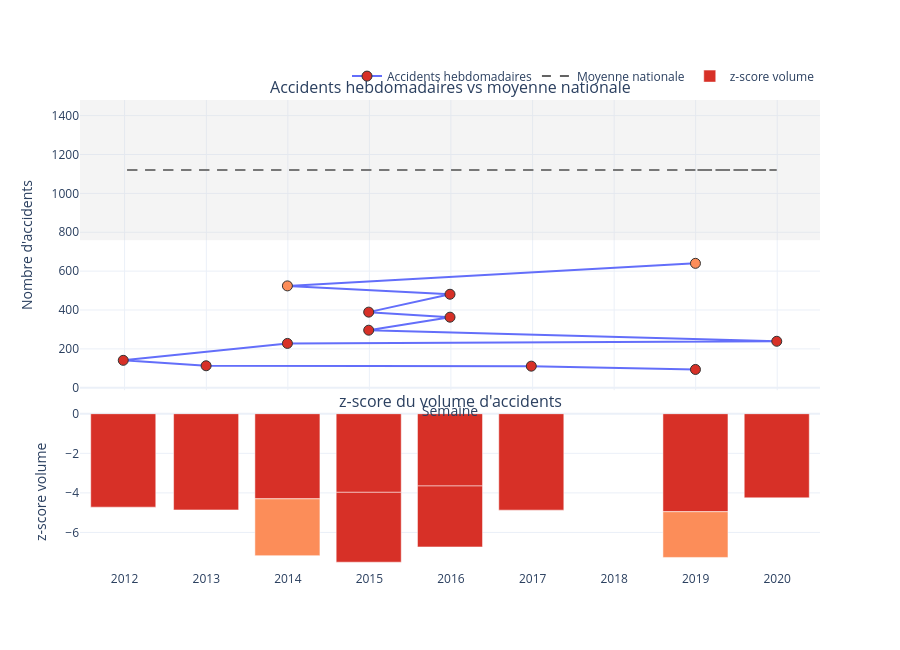

Write notebook code for a chart like this one.
### Code cell
df = df_6_1

numeric_cols = [
    "nb_accidents", "moyenne_nationale", "ecart_absolu",
    "z_score_volume", "z_score_gravite", "nb_tues", "gravite_moyenne"
]
df[numeric_cols] = df[numeric_cols].astype(float)

df["couleur"] = df["type_anomalie"].map({
    "ANOMALIE EXTRÊME (>3σ)": "#d73027",
    "ANOMALIE FORTE (>2σ)": "#fc8d59",
    "ANOMALIE MODÉRÉE (>1.5σ)": "#fee08b",
    "NORMAL": "#91bfdb",
})

fig = make_subplots(
    rows=2, cols=1, shared_xaxes=True,
    row_heights=[0.65, 0.35], vertical_spacing=0.05,
    subplot_titles=("Accidents hebdomadaires vs moyenne nationale", "z-score du volume d'accidents")
)

fig.add_trace(go.Scatter(
    x=df["date_debut_semaine"], y=df["nb_accidents"],
    mode="markers+lines", marker=dict(color=df["couleur"], size=10, line=dict(width=1, color="#333")),
    name="Accidents hebdomadaires"
), row=1, col=1)

fig.add_trace(go.Scatter(
    x=df["date_debut_semaine"], y=df["moyenne_nationale"],
    mode="lines", line=dict(color="#636363", dash="dash"),
    name="Moyenne nationale"
), row=1, col=1)

fig.add_hrect(
    y0=df["moyenne_nationale"].iloc[0] - 2*df["ecart_absolu"].std(),
    y1=df["moyenne_nationale"].iloc[0] + 2*df["ecart_absolu"].std(),
    fillcolor="rgba(200,200,200,0.2)", line_width=0, row=1, col=1
)

fig.add_trace(go.Bar(
    x=df["date_debut_semaine"], y=df["z_score_volume"],
    marker_color=df["couleur"], name="z-score volume"
), row=2, col=1)

fig.update_layout(
    height=650, template="plotly_white",
    xaxis=dict(title="Semaine"),
    yaxis=dict(title="Nombre d'accidents"),
    yaxis2=dict(title="z-score volume"),
    legend=dict(orientation="h", yanchor="bottom", y=1.02, xanchor="right", x=1)
)
fig.show()

### Figure 1 — Plotly figure (JSON) as saved in the notebook; plotly's stock layout.template omitted (floating-point values rounded to 4 significant figures)
{"data": [{"marker": {"color": ["#d73027", "#d73027", "#d73027", "#d73027", "#d73027", "#d73027", "#d73027", "#d73027", "#d73027", "#d73027", "#fc8d59", "#fc8d59"], "line": {"color": "#333", "width": 1}, "size": 10}, "mode": "markers+lines", "name": "Accidents hebdomadaires", "type": "scatter", "x": ["2018-12-31", "2016-12-26", "2012-12-31", "2011-12-26", "2013-12-30", "2019-12-30", "2014-12-29", "2015-12-28", "2014-12-29", "2015-12-28", "2013-12-30", "2018-12-31"], "xaxis": "x", "y": [94.0, 111.0, 113.0, 141.0, 228.0, 239.0, 296.0, 363.0, 389.0, 481.0, 524.0, 640.0], "yaxis": "y"}, {"line": {"color": "#636363", "dash": "dash"}, "mode": "lines", "name": "Moyenne nationale", "type": "scatter", "x": ["2018-12-31", "2016-12-26", "2012-12-31", "2011-12-26", "2013-12-30", "2019-12-30", "2014-12-29", "2015-12-28", "2014-12-29", "2015-12-28", "2013-12-30", "2018-12-31"], "xaxis": "x", "y": [1120.0, 1120.0, 1120.0, 1120.0, 1120.0, 1120.0, 1120.0, 1120.0, 1120.0, 1120.0, 1120.0, 1120.0], "yaxis": "y"}, {"marker": {"color": ["#d73027", "#d73027", "#d73027", "#d73027", "#d73027", "#d73027", "#d73027", "#d73027", "#d73027", "#d73027", "#fc8d59", "#fc8d59"]}, "name": "z-score volume", "type": "bar", "x": ["2018-12-31", "2016-12-26", "2012-12-31", "2011-12-26", "2013-12-30", "2019-12-30", "2014-12-29", "2015-12-28", "2014-12-29", "2015-12-28", "2013-12-30", "2018-12-31"], "xaxis": "x2", "y": [-4.95, -4.87, -4.86, -4.72, -4.3, -4.25, -3.97, -3.65, -3.53, -3.08, -2.87, -2.31], "yaxis": "y2"}], "layout": {"annotations": [{"font": {"size": 16}, "showarrow": false, "text": "Accidents hebdomadaires vs moyenne nationale", "x": 0.5, "xanchor": "center", "xref": "paper", "y": 1.0, "yanchor": "bottom", "yref": "paper"}, {"font": {"size": 16}, "showarrow": false, "text": "z-score du volume d'accidents", "x": 0.5, "xanchor": "center", "xref": "paper", "y": 0.3325, "yanchor": "bottom", "yref": "paper"}], "height": 650, "legend": {"orientation": "h", "x": 1, "xanchor": "right", "y": 1.02, "yanchor": "bottom"}, "shapes": [{"fillcolor": "rgba(200,200,200,0.2)", "line": {"width": 0}, "type": "rect", "x0": 0, "x1": 1, "xref": "x domain", "y0": 759.1, "y1": 1480.0, "yref": "y"}], "xaxis": {"anchor": "y", "domain": [0, 1], "matches": "x2", "showticklabels": false, "title": {"text": "Semaine"}}, "xaxis2": {"anchor": "y2", "domain": [0, 1]}, "yaxis": {"anchor": "x", "domain": [0.3825, 1.0], "title": {"text": "Nombre d'accidents"}}, "yaxis2": {"anchor": "x2", "domain": [0, 0.3325], "title": {"text": "z-score volume"}}}}
